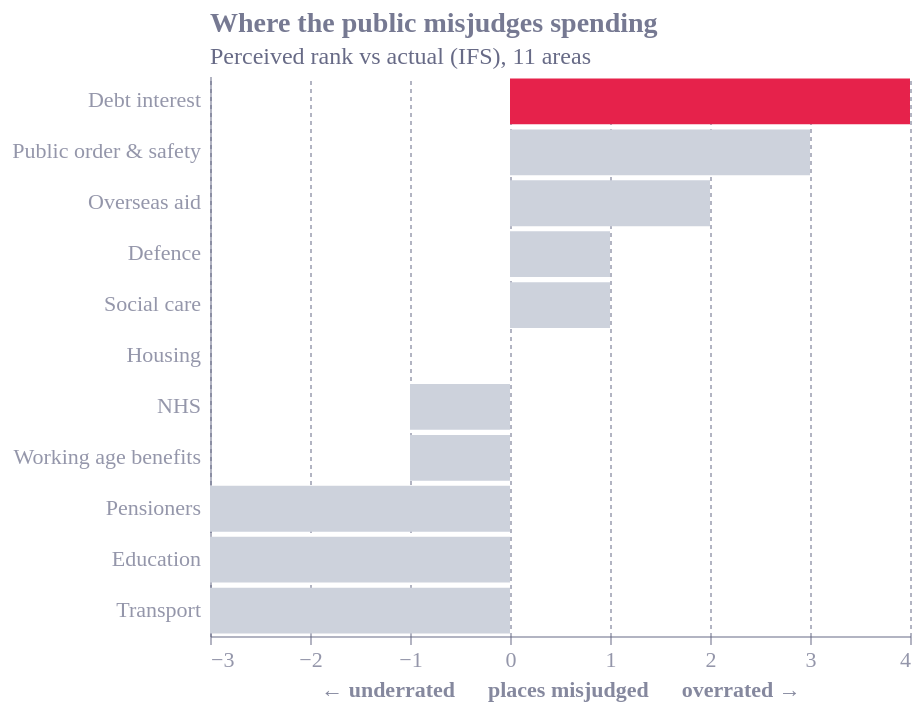

The Vega-Lite source for this figure:
### Vega-Lite specification from a JSON file in a GitHub repository (floating-point values rounded to 4 significant figures)
{"config": {"font": "Circular Std", "text": {"color": "#676A86", "align": "left", "baseline": "middle", "dx": 7, "dy": 0, "fontSize": 11}, "view": {"stroke": null, "continuousWidth": 400, "continuousHeight": 300, "discreteWidth": 400, "discreteHeight": 300}, "range": {"category": ["#36B7B4", "#E6224B", "#F4C245", "#0063AF", "#00A767", "#179FDB", "#EB5C2E", "#5C267B", "#122B39"], "diverging": ["#E6224B", "#E54753", "#C9C9C9", "#179FDB", "#122B39"], "heatmap": ["#C9C9C9", "#179FDB", "#0063AF", "#122B39"], "ordinal": ["#00A767", "#36B7B4", "#179FDB", "#0063AF", "#243B5A"]}, "bar": {"color": "#179fdb"}, "line": {"color": "#e6224b"}, "rule": {"color": "#676A86"}, "area": {"opacity": 0.8}, "point": {"filled": true, "size": 80, "color": "#e6224b", "opacity": 0.95}, "geoshape": {"stroke": "white", "strokeWidth": 0.3}, "rect": {"fill": "#d6d4d4", "opacity": 0.3}, "axis": {"labelColor": "#676A86", "labelFontSize": 11, "labelFont": "Circular Std", "labelOpacity": 0.7, "tickColor": "#676A86", "tickOpacity": 0.5, "domainColor": "#676A86", "domainOpacity": 0.5, "gridColor": "#676A86", "gridDash": [2, 2], "gridOpacity": 0.5, "title": null, "titleColor": "#676A86", "titleOpacity": 0.8, "tickSize": 4}, "axisXDiscrete": {"grid": false, "labelAngle": 0, "tickCount": 10, "tickOpacity": 0.5, "title": null}, "axisYDiscrete": {"ticks": false, "labelPadding": 5}, "axisXTemporal": {"grid": false, "ticks": true}, "axisXQuantitative": {"grid": true}, "axisYQuantitative": {"gridColor": "#676A86", "gridDash": [1, 5], "gridOpacity": 0.5, "ticks": false, "labelPadding": 5, "tickCount": 8, "titleAngle": 0, "titleAlign": "left", "titleBaseline": "bottom", "titleX": 0, "titleY": -5}, "title": {"color": "#676A86E6", "subtitleColor": "#676A86", "font": "Circular Std", "subtitleFont": "Circular Std", "anchor": "start", "fontSize": 14, "subtitleFontSize": 12, "subtitlePadding": 4, "offset": 0, "frame": "group"}, "legend": {"titleColor": "#122b39", "title": null, "labelColor": "#122b39", "labelFontSize": 11}}, "data": {"name": "data-765714adc696dccd844210d764da47e6"}, "mark": {"type": "bar"}, "encoding": {"color": {"field": "emphasis", "legend": null, "scale": {"domain": ["Highlighted", "Muted"], "range": ["#e6224b", "#cdd2dc"]}, "type": "nominal"}, "x": {"field": "gap", "title": "← underrated      places misjudged      overrated →", "type": "quantitative"}, "y": {"field": "area", "sort": {"field": "gap", "order": "descending"}, "title": null, "type": "nominal"}}, "height": 280, "title": {"text": "Where the public misjudges spending", "subtitle": "Perceived rank vs actual (IFS), 11 areas"}, "width": 350, "$schema": "https://vega.github.io/schema/vega-lite/v6.4.1.json", "datasets": {"data-765714adc696dccd844210d764da47e6": [{"area": "Debt interest", "gap": 4, "emphasis": "Highlighted"}, {"area": "NHS", "gap": -1, "emphasis": "Muted"}, {"area": "Working age benefits", "gap": -1, "emphasis": "Muted"}, {"area": "Public order & safety", "gap": 3, "emphasis": "Muted"}, {"area": "Defence", "gap": 1, "emphasis": "Muted"}, {"area": "Pensioners", "gap": -3, "emphasis": "Muted"}, {"area": "Education", "gap": -3, "emphasis": "Muted"}, {"area": "Social care", "gap": 1, "emphasis": "Muted"}, {"area": "Overseas aid", "gap": 2, "emphasis": "Muted"}, {"area": "Housing", "gap": 0, "emphasis": "Muted"}, {"area": "Transport", "gap": -3, "emphasis": "Muted"}]}}
